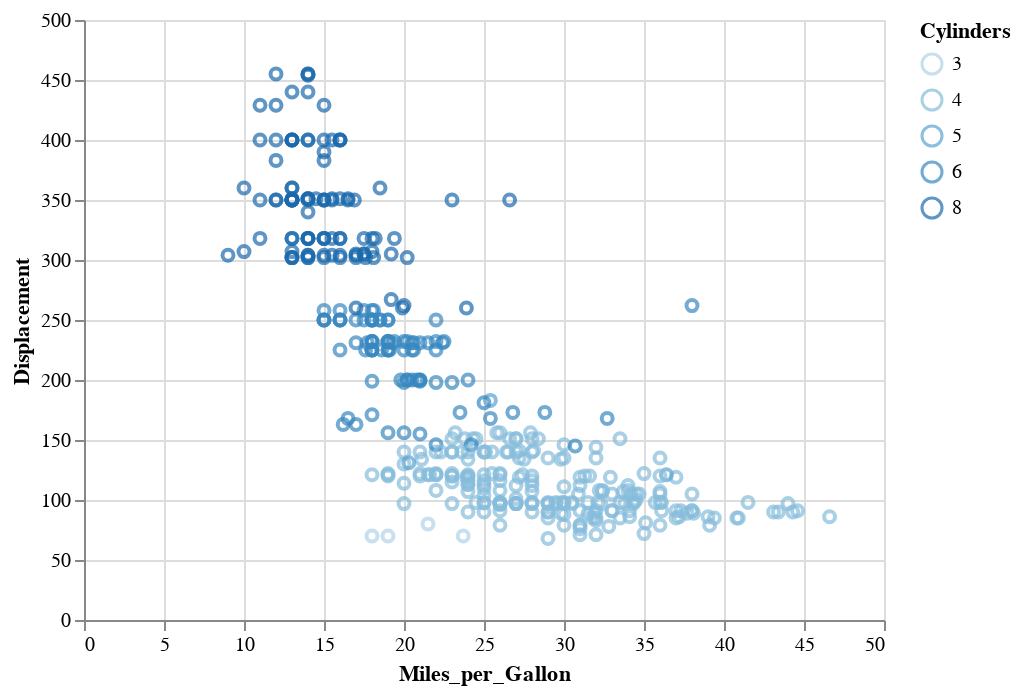

The code cell stored with this chart in its notebook:
### Code cell
alt.Chart(cars).mark_point().encode(x='Miles_per_Gallon', y='Displacement', color='Cylinders:O')

### Figure 1 — Vega-Lite specification as saved in the notebook (floating-point values rounded to 4 significant figures; data arrays with more than 128 entries replaced by an {"elided": "..."} marker saying what was removed)
{"config": {"view": {"continuousWidth": 400, "continuousHeight": 300}}, "data": {"name": "data-f02450ab61490a1363517a0190416235"}, "mark": "point", "encoding": {"color": {"type": "ordinal", "field": "Cylinders"}, "x": {"type": "quantitative", "field": "Miles_per_Gallon"}, "y": {"type": "quantitative", "field": "Displacement"}}, "$schema": "https://vega.github.io/schema/vega-lite/v4.8.1.json", "datasets": {"data-f02450ab61490a1363517a0190416235": {"elided": "406 records"}}}
